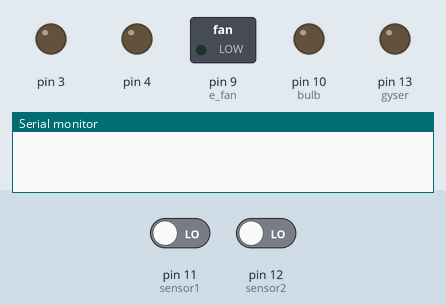
Recording of a sketch running on a simulated Arduino Uno, built with avr-gcc and run on an emulated ATmega328P. Parts: switched loads named in the sketch (green lamp = pin HIGH), output pins drawn as LEDs (lit = HIGH), the last lines printed to the serial monitor. Inputs (shaded band) come from the test bench; at power-on: pin 11 (sensor1) LOW, pin 12 (sensor2) LOW. The local clock reads 2024-03-15 10:24:30 at power-on unless the sketch sets it.

Above: at 0.1 s.
At 11.2 s:
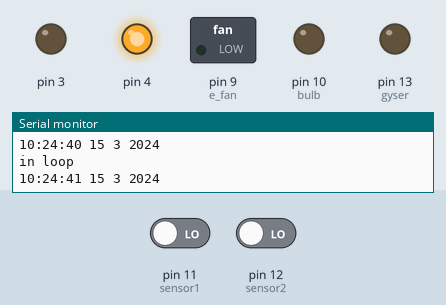
11.3 s: pin 11 (sensor1) driven HIGH
At 13.0 s:
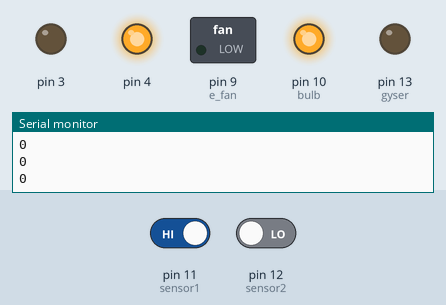
Timing chart, 0 to 14.5 s (numbered marks = the images above; inputs shaded):
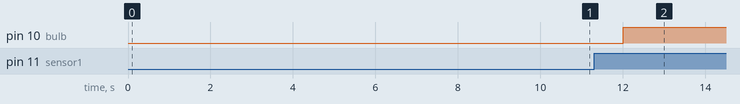

Measured:
- after the input at 11.3 s, pin 10 (bulb): LOW → HIGH after 0.71 s

The sketch:

pir.ino
```cpp
/*-----( Import needed libraries )-----*/
#include <Wire.h>
#include <RTClib.h>
#include <Time.h>
#include <TimeAlarms.h>

int e_fan = 9;
int bulb = 10;
int sensor1 = 11;
int sensor2 = 12;
int gyser = 13;

//Real Time Clock
RTC_DS1307 RTC;

/*-----( Declare Variables )-----*/
int light1onhour1 = 10;
int light1onmin1 = 59;
int light1onsec1 = 0;
int light1offhour1 = 11;
int light1offmin1 = 00;
int light1offsec1 = 0;

//**************************************************************************************************************************************************************************************


void setup()
{
  pinMode(3,OUTPUT);
  pinMode(4,OUTPUT);
  Alarm.delay(4000);
  digitalWrite(4,HIGH);
  digitalWrite(3,LOW);
  Alarm.delay(1000);
  Serial.begin(9600);
  Wire.begin();        // Start the Wire (I2C communications)
  RTC.begin();         // Start the RTC Chip

  pinMode(sensor1, INPUT);
  pinMode(sensor2, INPUT);
  pinMode(e_fan, OUTPUT);
  pinMode(bulb, OUTPUT);
  pinMode(gyser, OUTPUT);

  digitalWrite(bulb, LOW);
  digitalWrite(e_fan, LOW);
  digitalWrite(gyser, LOW);
  Alarm.delay(5000);

  //**************************************************

  // Notify if the RTC isn't running
  if (! RTC.isrunning())
  {
    Serial.println("RTC is NOT running");
  }
  // Get time from RTC
  DateTime current = RTC.now();
  //RTC.adjust(DateTime(__DATE__, __TIME__));
  // Use RTC time to set the current time
  setTime(current.hour(), current.minute(), current.second(), current.day(), current.month(), current.year());
  //Lights
  Alarm.alarmRepeat(light1onhour1, light1onmin1, light1onsec1, Light1On);
  Alarm.alarmRepeat(light1offhour1, light1offmin1, light1offsec1, Light1Off);
}


void fan()
{
  Serial.println("in fan");

  digitalWrite(e_fan, HIGH);
  int l = 0;
  while (l < 100)
  {
    Alarm.delay(100);
    if ((digitalRead(sensor1) == HIGH) || (digitalRead(sensor2) == HIGH))
    {
      digitalWrite(bulb, HIGH);
    }
    l++;
  }
  digitalWrite(e_fan, LOW);
}

void motion()
{
  Serial.println("in motion");
  digitalWrite(bulb, HIGH);
  int k = 0;
  while (k < 120)
  {
    if ((digitalRead(sensor1) == HIGH) || (digitalRead(sensor2) == HIGH))
    {
      k = 0;
    }
    Alarm.delay(100);
    Serial.println(k);
    k++;
  }
  digitalWrite(bulb, LOW);
  Alarm.delay(3000);


}

void loop()
{
  Serial.println("in loop");
  //*********************************************************MAIN CODE***************************************************************
  Serial.print(hour());
  Serial.print(":");
  Serial.print(minute());
  Serial.print(":");
  Serial.print(second());
  Serial.print(" ");
  Serial.print(day());
  Serial.print(" ");
  Serial.print(month());
  Serial.print(" ");
  Serial.print(year());
  Serial.println();
  Alarm.delay(1000);

  if ((digitalRead(sensor1) == HIGH) || (digitalRead(sensor2) == HIGH))
  {
    motion();
    Alarm.delay(3000);
    fan();

  }
  //**********************************************************************************************************************************
}

void Light1On()
{
  DateTime now = RTC.now();
  Serial.print(now.hour(), DEC);
  Serial.print(':');
  Serial.print(now.minute(), DEC);
  Serial.println(" Light1: ON");
  digitalWrite(gyser, HIGH);  // Sets the LIGHT1 "ON"
}

/*----( LIGHT1ON: TURN OFF )----*/
void Light1Off()
{
  DateTime now = RTC.now();
  Serial.print(now.hour(), DEC);
  Serial.print(':');
  Serial.print(now.minute(), DEC);
  Serial.println(" Light1: OFF");
  digitalWrite(gyser, LOW);  // Sets LIGHT1 "OFF"
}
//*******************************************************************
```
